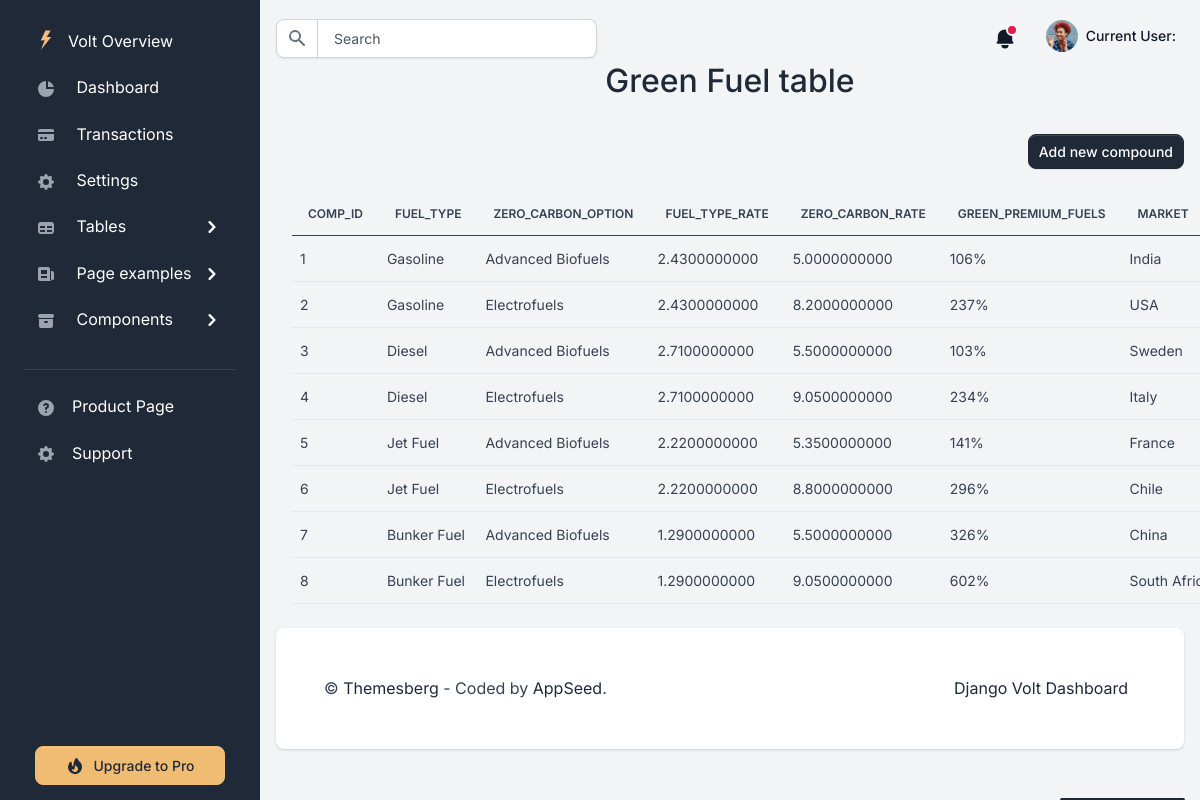
Screenshot of /compound/ with the database file from the repository.
### materials/models.py (models this page shows)
class compound(models.Model):
    comp_id = models.AutoField(primary_key=True)
    Fuel_type = models.CharField(max_length=100, blank=True, null=True)
    zero_carbon_option = models.CharField(max_length=100, blank=True, null=True)
    Fuel_type_rate = models.DecimalField(max_digits=19, decimal_places=10, blank=True, null=True)
    Zero_carbon_rate = models.DecimalField(max_digits=19, decimal_places=10, blank=True, null=True)
    green_premium_fuels = models.CharField(max_length=100, blank=True, null=True)
    market = models.CharField(max_length=100, blank=True, null=True)

### materials/views.py (the view)
# urls.py: path('compound/', CompListView.as_view(), name='compound'),
class CompListView(ListView):
    model = compound
    queryset = compound.objects.all()
    def get(self, request, *args, **kwargs):
        objects = compound.objects.all()
        context = {"object_list": objects}
        return render(request, "compound-list.html", context)

### materials/templates/compound-list.html (shortened to what this page needs)
{% extends "base.html" %}
{% load static %}
{% block stylesheets %}
<link rel="stylesheet" type="text/css" href="https://cdn.datatables.net/2.2.2/css/dataTables.dataTables.css">
<link rel="stylesheet" type="text/css" href="https://code.highcharts.com/css/highcharts.css">
{% endblock stylesheets %}
{% block content %}
<div  id="example2">
    <h2 class="headertekst">Green Fuel table</h2>
  <div class="d-flex justify-content-between flex-wrap flex-md-nowrap align-items-center py-4">
          <div class="btn-toolbar mb-2 mb-md-0">
              <a href="" class="btn btn-sm btn-primary">Add new compound</a>
          </div>
      </div>
  <div class="container">
    <table class="table" id="data-table" style="position: relative;">
        <thead>
    <tr>
       <th>comp_id</th>
       <th>Fuel_type</th>
       <th>zero_carbon_option</th>
        <th>Fuel_type_rate</th>
        <th>Zero_carbon_rate</th>
        <th>green_premium_fuels</th>
        <th>market</th>
    </tr>
</thead>
         <tbody id="myTable">
            <tr>
                {% for object in object_list %}
              <td>{{object.comp_id}}</td>
              <td>{{object.Fuel_type}}</td>
              <td>{{object.zero_carbon_option}}</td>
          <td>{{ object.Fuel_type_rate}}</td>
          <td>{{ object.Zero_carbon_rate}}</td>
          <td>{{ object.green_premium_fuels}}</td>
          <td>{{ object.market}}</td>
            </tr>
          {% endfor %}
    </tbody>
    </table>
 </div>
{% endblock content %}

### home/templates/base.html (shortened to what this page needs)
<!DOCTYPE html>
<html lang="en">
<head>
<link type="text/css" href="/static/assets/vendor/sweetalert2/dist/sweetalert2.min.css" rel="stylesheet">
<link type="text/css" href="/static/assets/vendor/notyf/notyf.min.css" rel="stylesheet">
<link type="text/css" href="/static/assets/css/volt.css" rel="stylesheet">
{% block stylesheets %}{% endblock stylesheets %}
</head>
<body>
    {% include 'includes/sidebar.html' %}
    <main class="content">
      {% include 'includes/navigation.html' %}
      {% block content %}{% endblock content %}
      {% include 'includes/footer.html' %}
    </main>
</body>
</html>

### home/templates/includes/sidebar.html (shortened to what this page needs)
        <nav id="sidebarMenu" class="sidebar d-lg-block bg-gray-800 text-white collapse" data-simplebar>
          <div class="sidebar-inner px-4 pt-3">
            <ul class="nav flex-column pt-3 pt-md-0">
              <li class="nav-item">
                <a href="/" class="nav-link d-flex align-items-center">
                  <span class="sidebar-icon">
                    <img src="/static/assets/img/brand/light.svg" height="20" width="20" alt="Volt Logo">
                  </span>
                  <span class="mt-1 ms-1 sidebar-text">Volt Overview</span>
                </a>
              </li>
              <li class="nav-item {% if 'dashboard' in segment %} active {% endif %}">
                <a href="/dashboard.html" class="nav-link">
                  <span class="sidebar-icon">
                    <svg class="icon icon-xs me-2" fill="currentColor" viewBox="0 0 20 20" xmlns="http://www.w3.org/2000/svg"><path d="M2 10a8 8 0 018-8v8h8a8 8 0 11-16 0z"></path><path d="M12 2.252A8.014 8.014 0 0117.748 8H12V2.252z"></path></svg>
                  </span>
                  <span class="sidebar-text">Dashboard</span>
                </a>
              </li>
              <li class="nav-item {% if 'transactions' in segment %} active {% endif %}">
                <a href="/transactions.html" class="nav-link">
                  <span class="sidebar-icon">
                  </span>
                  <span class="sidebar-text">Transactions</span>
                </a>
              </li>
              <li class="nav-item {% if 'settings' in segment %} active {% endif %}">
                <a href="/settings.html" class="nav-link">
                  <span class="sidebar-icon">
                  </span>
                  <span class="sidebar-text">Settings</span>
                </a>
              </li>
              <li class="nav-item {% if 'tables-bootstrap-' in segment %} active {% endif %}">
                <span
                  class="nav-link  collapsed  d-flex justify-content-between align-items-center"
                  data-bs-toggle="collapse" data-bs-target="#submenu-app">
                  <span>
                    <span class="sidebar-icon">
                      <svg class="icon icon-xs me-2" fill="currentColor" viewBox="0 0 20 20" xmlns="http://www.w3.org/2000/svg"><path fill-rule="evenodd" d="M5 4a3 3 0 00-3 3v6a3 3 0 003 3h10a3 3 0 003-3V7a3 3 0 00-3-3H5zm-1 9v-1h5v2H5a1 1 0 01-1-1zm7 1h4a1 1 0 001-1v-1h-5v2zm0-4h5V8h-5v2zM9 8H4v2h5V8z" clip-rule="evenodd"></path></svg>
                    </span>
                    <span class="sidebar-text">Tables</span>
                  </span>
                  <span class="link-arrow">
                    <svg class="icon icon-sm" fill="currentColor" viewBox="0 0 20 20" xmlns="http://www.w3.org/2000/svg"><path fill-rule="evenodd" d="M7.293 14.707a1 1 0 010-1.414L10.586 10 7.293 6.707a1 1 0 011.414-1.414l4 4a1 1 0 010 1.414l-4 4a1 1 0 01-1.414 0z" clip-rule="evenodd"></path></svg>
                  </span>
                </span>
              </li>
              <li class="nav-item {% if 'page-' in segment %} active {% endif %}">
                <span
                  class="nav-link  collapsed  d-flex justify-content-between align-items-center"
                  data-bs-toggle="collapse" data-bs-target="#submenu-pages">
                  <span>
                    <span class="sidebar-icon">
                    </span>
                    <span class="sidebar-text">Page examples</span>
                  </span>
                  <span class="link-arrow">
                    <svg class="icon icon-sm" fill="currentColor" viewBox="0 0 20 20" xmlns="http://www.w3.org/2000/svg"><path fill-rule="evenodd" d="M7.293 14.707a1 1 0 010-1.414L10.586 10 7.293 6.707a1 1 0 011.414-1.414l4 4a1 1 0 010 1.414l-4 4a1 1 0 01-1.414 0z" clip-rule="evenodd"></path></svg>
                  </span>
                </span>
              </li>
              <li class="nav-item {% if 'components-' in segment %} active {% endif %}">
                <span
                  class="nav-link  collapsed  d-flex justify-content-between align-items-center"
                  data-bs-toggle="collapse" data-bs-target="#submenu-components">
                  <span>
                    <span class="sidebar-icon">
                      <svg class="icon icon-xs me-2" fill="currentColor" viewBox="0 0 20 20" xmlns="http://www.w3.org/2000/svg"><path d="M4 3a2 2 0 100 4h12a2 2 0 100-4H4z"></path><path fill-rule="evenodd" d="M3 8h14v7a2 2 0 01-2 2H5a2 2 0 01-2-2V8zm5 3a1 1 0 011-1h2a1 1 0 110 2H9a1 1 0 01-1-1z" clip-rule="evenodd"></path></svg>
                    </span>
                    <span class="sidebar-text">Components</span>
                  </span>
                  <span class="link-arrow">
                    <svg class="icon icon-sm" fill="currentColor" viewBox="0 0 20 20" xmlns="http://www.w3.org/2000/svg"><path fill-rule="evenodd" d="M7.293 14.707a1 1 0 010-1.414L10.586 10 7.293 6.707a1 1 0 011.414-1.414l4 4a1 1 0 010 1.414l-4 4a1 1 0 01-1.414 0z" clip-rule="evenodd"></path></svg>
                  </span>
                </span>
              </li>
              <li role="separator" class="dropdown-divider mt-4 mb-3 border-gray-700"></li>
              <li class="nav-item">
                <a href="https://appseed.us/admin-dashboards/django-dashboard-volt" target="_blank"
                  class="nav-link d-flex align-items-center">
                  <span class="sidebar-icon">
                  </span>
                  <span class="sidebar-text">Product Page</span>
                </a>
              </li>
              <li class="nav-item">
                <a target="_blank"
                   href="https://appseed.us/support"
                   class="nav-link d-flex align-items-center">
                  <span class="sidebar-icon">
                  </span>
                  <span class="sidebar-text">Support</span>
                </a>
              </li>
              <li class="nav-item">
                <a target="_blank"
                   href="https://appseed.us/admin-dashboards/django-dashboard-volt-pro"
                  class="btn btn-secondary d-flex align-items-center justify-content-center btn-upgrade-pro">
                  <span class="sidebar-icon d-inline-flex align-items-center justify-content-center">
                  </span>
                  <span>Upgrade to Pro</span>
                </a>
              </li>
            </ul>
          </div>
        </nav>

### home/templates/includes/navigation.html (shortened to what this page needs)
<nav class="navbar navbar-top navbar-expand navbar-dashboard navbar-dark ps-0 pe-2 pb-0">
              <div class="container-fluid px-0">
                <div class="d-flex justify-content-between w-100" id="navbarSupportedContent">
                  <div class="d-flex align-items-center">
                    <form class="navbar-search form-inline" id="navbar-search-main">
                      <div class="input-group input-group-merge search-bar">
                          <span class="input-group-text" id="topbar-addon">
                          </span>
                          <input type="text" class="form-control" id="topbarInputIconLeft" placeholder="Search" aria-label="Search" aria-describedby="topbar-addon">
                      </div>
                    </form>
                  </div>
                  <ul class="navbar-nav align-items-center">
                    <li class="nav-item dropdown">
                      <a class="nav-link text-dark notification-bell unread dropdown-toggle" data-unread-notifications="true" href="#" role="button" data-bs-toggle="dropdown" data-bs-display="static" aria-expanded="false">
                        <svg class="icon icon-sm text-gray-900" fill="currentColor" viewBox="0 0 20 20" xmlns="http://www.w3.org/2000/svg"><path d="M10 2a6 6 0 00-6 6v3.586l-.707.707A1 1 0 004 14h12a1 1 0 00.707-1.707L16 11.586V8a6 6 0 00-6-6zM10 18a3 3 0 01-3-3h6a3 3 0 01-3 3z"></path></svg>
                      </a>
                    </li>
                    <li class="nav-item dropdown ms-lg-3">
                      <a class="nav-link dropdown-toggle pt-1 px-0" href="#" role="button" data-bs-toggle="dropdown" aria-expanded="false">
                        <div class="media d-flex align-items-center">
                          <img class="avatar rounded-circle" alt="Image placeholder" src="/static/assets/img/team/profile-picture-3.jpg">
                          <div class="media-body ms-2 text-dark align-items-center d-none d-lg-block">
                            <span class="mb-0 font-small fw-bold text-gray-900">
                              Current User: <strong>{{ request.user.username }}</strong>
                            </span>
                          </div>
                        </div>
                      </a>
                    </li>
                  </ul>
                </div>
              </div>
            </nav>

### home/templates/includes/footer.html
<footer class="bg-white rounded shadow p-5 mb-4 mt-4">
    <div class="row">
        <div class="col-12 col-md-4 col-xl-6 mb-4 mb-md-0">
            <p class="mb-0 text-center text-lg-start">
                &copy; <a class="text-primary fw-normal" href="https://themesberg.com" target="_blank">Themesberg</a>
                - Coded by <a href="https://appseed.us" target="_blank">AppSeed</a>.
            </p>
        </div>
        <div class="col-12 col-md-8 col-xl-6 text-center text-lg-start">
            <ul class="list-inline list-group-flush list-group-borderless text-md-end mb-0">
                <li class="list-inline-item px-0 px-sm-2">
                    <a target="_blank"
                       href="https://appseed.us/admin-dashboards/django-dashboard-volt">Django Volt Dashboard</a>
                </li>
            </ul>
        </div>
    </div>
</footer>

### materials/templates/compound-list.html (style rules this page uses)
h2.headertekst { text-align: center; }

### rows the page displays
compound: comp_id "1", Fuel_type "Gasoline", zero_carbon_option "Advanced Biofuels", Fuel_type_rate "2.4300000000", Zero_carbon_rate "5.0000000000", green_premium_fuels "106%", market "India"
compound: comp_id "2", Fuel_type "Gasoline", zero_carbon_option "Electrofuels", Fuel_type_rate "2.4300000000", Zero_carbon_rate "8.2000000000", green_premium_fuels "237%", market "USA"
compound: comp_id "3", Fuel_type "Diesel", zero_carbon_option "Advanced Biofuels", Fuel_type_rate "2.7100000000", Zero_carbon_rate "5.5000000000", green_premium_fuels "103%", market "Sweden"
compound: comp_id "4", Fuel_type "Diesel", zero_carbon_option "Electrofuels", Fuel_type_rate "2.7100000000", Zero_carbon_rate "9.0500000000", green_premium_fuels "234%", market "Italy"
compound: comp_id "5", Fuel_type "Jet Fuel", zero_carbon_option "Advanced Biofuels", Fuel_type_rate "2.2200000000", Zero_carbon_rate "5.3500000000", green_premium_fuels "141%", market "France"
compound: comp_id "6", Fuel_type "Jet Fuel", zero_carbon_option "Electrofuels", Fuel_type_rate "2.2200000000", Zero_carbon_rate "8.8000000000", green_premium_fuels "296%", market "Chile"
compound: comp_id "7", Fuel_type "Bunker Fuel", zero_carbon_option "Advanced Biofuels", Fuel_type_rate "1.2900000000", Zero_carbon_rate "5.5000000000", green_premium_fuels "326%", market "China"
compound: comp_id "8", Fuel_type "Bunker Fuel", zero_carbon_option "Electrofuels", Fuel_type_rate "1.2900000000", Zero_carbon_rate "9.0500000000", green_premium_fuels "602%", market "South…"
